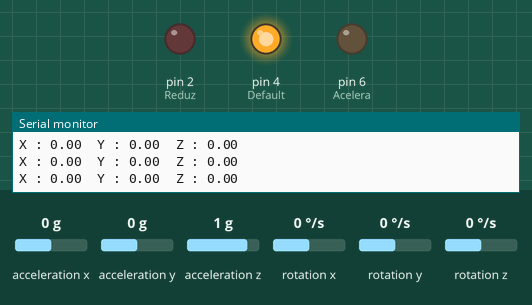
Recording of a sketch running on a simulated Arduino Uno, built with avr-gcc and run on an emulated ATmega328P. On the bench: output pins drawn as LEDs (lit = HIGH), the last lines printed to the serial monitor. Inputs (shaded band) come from the test bench; at power-on: acceleration y 0 g, acceleration x 0 g, acceleration z 1 g, rotation x 0 °/s, rotation y 0 °/s, rotation z 0 °/s.

Above: at 3.2 s.
3.3 s: acceleration y set to -0.4 g
At 3.6 s:
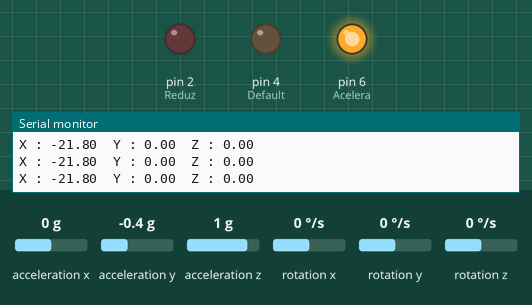
4.8 s: acceleration y set to 0.8 g
At 6.0 s:
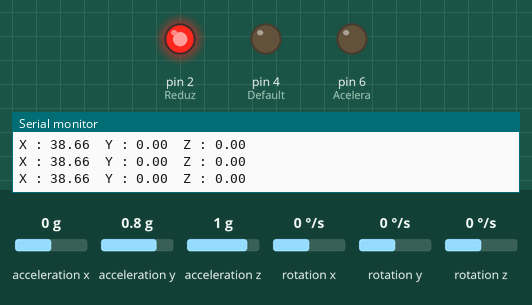
6.3 s: acceleration y set to -1.4 g
At 7.5 s:
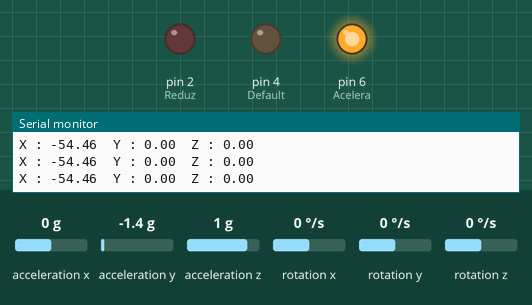
7.8 s: acceleration y set to 0 g
At 8.7 s:
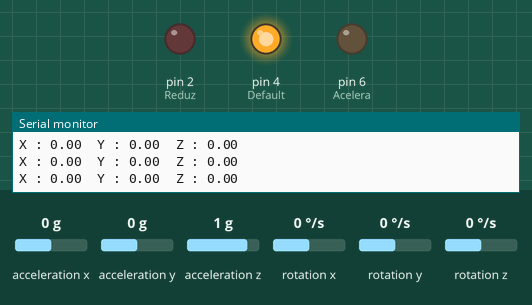
Timing chart, 0 to 10.3 s (numbered marks = the images above; inputs shaded):
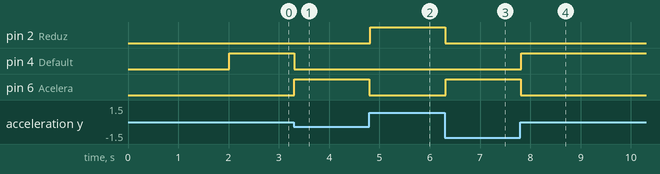

The sketch:

01-00-SensorGiroSpeed.ino
```cpp
#include "Wire.h"
#include <MPU6050_light.h>
int Acelera = 6;
int Reduz = 2;
int Default = 4;

MPU6050 mpu(Wire);
unsigned long timer = 0;

void setup() {
  Serial.begin(9600);
  Wire.begin();

  byte status = mpu.begin();
  Serial.print(F("MPU6050 status: "));
  Serial.println(status);
  while(status!=0){ } // stop everything if could not connect to MPU6050

  Serial.println(F("Calculo do offsets, NÃO MOVA O SENSOR"));
  delay(1000);
  mpu.calcOffsets(); // Giroscópio e acelerômetro
  Serial.println("Done!\n");
  pinMode(Acelera, OUTPUT);
  pinMode(Reduz, OUTPUT);
  pinMode(Default, OUTPUT);
}

//Leituras e condicionais para identificação do ângulo do robô

void loop() {
  mpu.update();

  if((millis()-timer)>100){ // print data every 10ms
  Serial.print("X : ");
  Serial.print(mpu.getAngleX());
  Serial.print("\tY : ");
  Serial.print(mpu.getAngleY());
  Serial.print("\tZ : ");
  Serial.println(mpu.getAngleZ());
  timer = millis();
  }
    int anguloX = mpu.getAngleX();
    int anguloAcelera = 0;
    int anguloReduz = 0;
    int anguloDefault = 0;
    int verificacoes = 5;
    for (int i = 0; i < verificacoes; i++){
      mpu.update();
      int anguloX = mpu.getAngleX();
      if (anguloX <= -12){
      anguloAcelera++;
      }
      else if (anguloX >= 7){
      anguloReduz++;
      }
      else if(anguloX < 5 && anguloX > -12){
      anguloDefault++;
      }
    }
    if (anguloAcelera >= verificacoes){
      digitalWrite(Acelera, HIGH);

    }
    else if  (anguloAcelera < verificacoes){
      digitalWrite(Acelera, LOW);

    }
    if (anguloReduz >= verificacoes){
      digitalWrite(Reduz, HIGH);

    }
    else if  (anguloReduz < verificacoes){
      digitalWrite(Reduz, LOW);

    }
    if (anguloDefault >= verificacoes){
      digitalWrite(Default, HIGH);

    }
    else if  (anguloDefault < verificacoes){
      digitalWrite(Default, LOW);

    }
}
```

Measured:
- the behaviour switches between -0.2 and -0.3 g on acceleration y (found by bisection; images 0 and 1)
- after the input at 3.3 s, pin 4 (Default): HIGH → LOW at once; pin 6 (Acelera): LOW → HIGH at once
- after the input at 4.8 s, pin 2 (Reduz): LOW → HIGH at once; pin 6 (Acelera): HIGH → LOW at once
- after the input at 6.3 s, pin 2 (Reduz): HIGH → LOW at once; pin 6 (Acelera): LOW → HIGH at once
- after the input at 7.8 s, pin 4 (Default): LOW → HIGH at once; pin 6 (Acelera): HIGH → LOW at once
